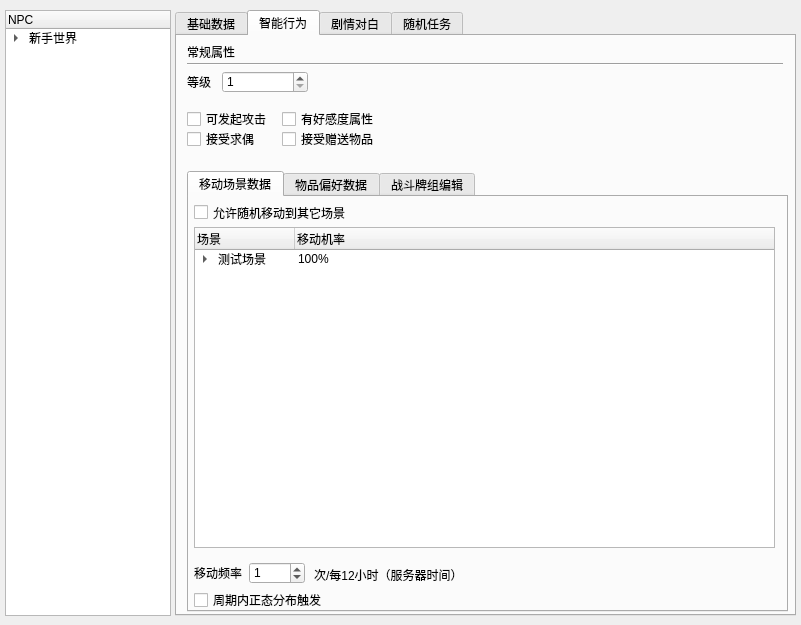
<?xml version="1.0" encoding="UTF-8"?>
<ui version="4.0">
 <class>Form</class>
 <widget class="QWidget" name="Form">
  <property name="geometry">
   <rect>
    <x>0</x>
    <y>0</y>
    <width>801</width>
    <height>625</height>
   </rect>
  </property>
  <property name="windowTitle">
   <string>NPC编辑器</string>
  </property>
  <widget class="QTabWidget" name="tabWidget">
   <property name="geometry">
    <rect>
     <x>175</x>
     <y>10</y>
     <width>621</width>
     <height>606</height>
    </rect>
   </property>
   <property name="currentIndex">
    <number>1</number>
   </property>
   <widget class="QWidget" name="tab">
    <attribute name="title">
     <string>基础数据</string>
    </attribute>
    <widget class="QLabel" name="label">
     <property name="geometry">
      <rect>
       <x>15</x>
       <y>15</y>
       <width>21</width>
       <height>21</height>
      </rect>
     </property>
     <property name="text">
      <string>ID</string>
     </property>
    </widget>
    <widget class="QLineEdit" name="lineEdit">
     <property name="geometry">
      <rect>
       <x>75</x>
       <y>15</y>
       <width>301</width>
       <height>20</height>
      </rect>
     </property>
     <property name="cursorMoveStyle">
      <enum>Qt::LogicalMoveStyle</enum>
     </property>
    </widget>
    <widget class="QLabel" name="label_2">
     <property name="geometry">
      <rect>
       <x>15</x>
       <y>45</y>
       <width>51</width>
       <height>21</height>
      </rect>
     </property>
     <property name="text">
      <string>名字</string>
     </property>
    </widget>
    <widget class="QLineEdit" name="lineEdit_2">
     <property name="geometry">
      <rect>
       <x>75</x>
       <y>45</y>
       <width>301</width>
       <height>20</height>
      </rect>
     </property>
    </widget>
    <widget class="QLabel" name="label_3">
     <property name="geometry">
      <rect>
       <x>15</x>
       <y>75</y>
       <width>51</width>
       <height>21</height>
      </rect>
     </property>
     <property name="text">
      <string>称谓</string>
     </property>
    </widget>
    <widget class="QLineEdit" name="lineEdit_3">
     <property name="geometry">
      <rect>
       <x>75</x>
       <y>75</y>
       <width>301</width>
       <height>20</height>
      </rect>
     </property>
    </widget>
    <widget class="QLineEdit" name="lineEdit_4">
     <property name="geometry">
      <rect>
       <x>75</x>
       <y>105</y>
       <width>261</width>
       <height>20</height>
      </rect>
     </property>
    </widget>
    <widget class="QLabel" name="label_4">
     <property name="geometry">
      <rect>
       <x>15</x>
       <y>105</y>
       <width>51</width>
       <height>21</height>
      </rect>
     </property>
     <property name="text">
      <string>头像文件</string>
     </property>
    </widget>
    <widget class="QToolButton" name="toolButton">
     <property name="geometry">
      <rect>
       <x>340</x>
       <y>105</y>
       <width>37</width>
       <height>21</height>
      </rect>
     </property>
     <property name="text">
      <string>...</string>
     </property>
     <property name="popupMode">
      <enum>QToolButton::DelayedPopup</enum>
     </property>
    </widget>
   </widget>
   <widget class="QWidget" name="">
    <attribute name="title">
     <string>智能行为</string>
    </attribute>
    <widget class="QTabWidget" name="tabWidget_2">
     <property name="geometry">
      <rect>
       <x>10</x>
       <y>135</y>
       <width>601</width>
       <height>441</height>
      </rect>
     </property>
     <property name="currentIndex">
      <number>0</number>
     </property>
     <widget class="QWidget" name="tab_3">
      <attribute name="title">
       <string>移动场景数据</string>
      </attribute>
      <widget class="QCheckBox" name="checkBox_5">
       <property name="geometry">
        <rect>
         <x>5</x>
         <y>5</y>
         <width>196</width>
         <height>21</height>
        </rect>
       </property>
       <property name="text">
        <string>允许随机移动到其它场景</string>
       </property>
      </widget>
      <widget class="QCheckBox" name="checkBox_7">
       <property name="geometry">
        <rect>
         <x>5</x>
         <y>395</y>
         <width>141</width>
         <height>16</height>
        </rect>
       </property>
       <property name="text">
        <string>周期内正态分布触发</string>
       </property>
      </widget>
      <widget class="QLabel" name="label_6">
       <property name="geometry">
        <rect>
         <x>5</x>
         <y>370</y>
         <width>54</width>
         <height>12</height>
        </rect>
       </property>
       <property name="text">
        <string>移动频率</string>
       </property>
      </widget>
      <widget class="QLabel" name="label_7">
       <property name="geometry">
        <rect>
         <x>125</x>
         <y>370</y>
         <width>151</width>
         <height>16</height>
        </rect>
       </property>
       <property name="text">
        <string>次/每12小时（服务器时间）</string>
       </property>
      </widget>
      <widget class="QSpinBox" name="spinBox_2">
       <property name="geometry">
        <rect>
         <x>60</x>
         <y>365</y>
         <width>56</width>
         <height>22</height>
        </rect>
       </property>
       <property name="value">
        <number>1</number>
       </property>
      </widget>
      <widget class="QTreeWidget" name="treeWidget_2">
       <property name="geometry">
        <rect>
         <x>5</x>
         <y>30</y>
         <width>581</width>
         <height>321</height>
        </rect>
       </property>
       <attribute name="headerCascadingSectionResizes">
        <bool>true</bool>
       </attribute>
       <attribute name="headerHighlightSections">
        <bool>true</bool>
       </attribute>
       <attribute name="headerShowSortIndicator" stdset="0">
        <bool>true</bool>
       </attribute>
       <column>
        <property name="text">
         <string>场景</string>
        </property>
       </column>
       <column>
        <property name="text">
         <string>移动机率</string>
        </property>
       </column>
       <item>
        <property name="text">
         <string>测试场景</string>
        </property>
        <property name="text">
         <string>100%</string>
        </property>
        <item>
         <property name="text">
          <string>场景1</string>
         </property>
         <property name="text">
          <string>30%</string>
         </property>
        </item>
        <item>
         <property name="text">
          <string>场景2</string>
         </property>
         <property name="text">
          <string>70%</string>
         </property>
        </item>
       </item>
      </widget>
     </widget>
     <widget class="QWidget" name="tab_4">
      <attribute name="title">
       <string>物品偏好数据</string>
      </attribute>
      <widget class="QTreeWidget" name="treeWidget">
       <property name="geometry">
        <rect>
         <x>5</x>
         <y>30</y>
         <width>586</width>
         <height>361</height>
        </rect>
       </property>
       <attribute name="headerCascadingSectionResizes">
        <bool>true</bool>
       </attribute>
       <attribute name="headerHighlightSections">
        <bool>true</bool>
       </attribute>
       <attribute name="headerShowSortIndicator" stdset="0">
        <bool>true</bool>
       </attribute>
       <column>
        <property name="text">
         <string>分类</string>
        </property>
       </column>
       <column>
        <property name="text">
         <string>权值</string>
        </property>
       </column>
       <item>
        <property name="text">
         <string>武器</string>
        </property>
        <property name="checkState">
         <enum>Checked</enum>
        </property>
        <property name="text">
         <string>0</string>
        </property>
        <item>
         <property name="text">
          <string>生化武器</string>
         </property>
         <property name="checkState">
          <enum>Checked</enum>
         </property>
         <property name="text">
          <string>0</string>
         </property>
        </item>
        <item>
         <property name="text">
          <string>激光武器</string>
         </property>
         <property name="checkState">
          <enum>Checked</enum>
         </property>
         <property name="text">
          <string>0</string>
         </property>
        </item>
       </item>
      </widget>
      <widget class="QLabel" name="label_8">
       <property name="geometry">
        <rect>
         <x>5</x>
         <y>10</y>
         <width>241</width>
         <height>16</height>
        </rect>
       </property>
       <property name="text">
        <string>当NPC拥有好感度属性时，该数据才会有效。</string>
       </property>
      </widget>
     </widget>
     <widget class="QWidget" name="tab_6">
      <attribute name="title">
       <string>战斗牌组编辑</string>
      </attribute>
     </widget>
    </widget>
    <widget class="QCheckBox" name="checkBox_2">
     <property name="geometry">
      <rect>
       <x>105</x>
       <y>75</y>
       <width>101</width>
       <height>16</height>
      </rect>
     </property>
     <property name="text">
      <string>有好感度属性</string>
     </property>
    </widget>
    <widget class="QCheckBox" name="checkBox">
     <property name="geometry">
      <rect>
       <x>10</x>
       <y>75</y>
       <width>106</width>
       <height>16</height>
      </rect>
     </property>
     <property name="text">
      <string>可发起攻击</string>
     </property>
    </widget>
    <widget class="QCheckBox" name="checkBox_3">
     <property name="geometry">
      <rect>
       <x>10</x>
       <y>95</y>
       <width>71</width>
       <height>16</height>
      </rect>
     </property>
     <property name="text">
      <string>接受求偶</string>
     </property>
    </widget>
    <widget class="QLabel" name="label_5">
     <property name="geometry">
      <rect>
       <x>10</x>
       <y>35</y>
       <width>51</width>
       <height>21</height>
      </rect>
     </property>
     <property name="text">
      <string>等级</string>
     </property>
    </widget>
    <widget class="QSpinBox" name="spinBox">
     <property name="geometry">
      <rect>
       <x>45</x>
       <y>35</y>
       <width>86</width>
       <height>22</height>
      </rect>
     </property>
     <property name="minimum">
      <number>1</number>
     </property>
     <property name="maximum">
      <number>120</number>
     </property>
    </widget>
    <widget class="QCheckBox" name="checkBox_4">
     <property name="geometry">
      <rect>
       <x>105</x>
       <y>95</y>
       <width>111</width>
       <height>16</height>
      </rect>
     </property>
     <property name="text">
      <string>接受赠送物品</string>
     </property>
    </widget>
    <widget class="QLabel" name="label_9">
     <property name="geometry">
      <rect>
       <x>10</x>
       <y>5</y>
       <width>51</width>
       <height>21</height>
      </rect>
     </property>
     <property name="text">
      <string>常规属性</string>
     </property>
    </widget>
    <widget class="Line" name="line">
     <property name="geometry">
      <rect>
       <x>10</x>
       <y>20</y>
       <width>596</width>
       <height>16</height>
      </rect>
     </property>
     <property name="orientation">
      <enum>Qt::Horizontal</enum>
     </property>
    </widget>
   </widget>
   <widget class="QWidget" name="tab_2">
    <attribute name="title">
     <string>剧情对白</string>
    </attribute>
   </widget>
   <widget class="QWidget" name="tab_5">
    <attribute name="title">
     <string>随机任务</string>
    </attribute>
   </widget>
  </widget>
  <widget class="QTreeWidget" name="treeWidget_3">
   <property name="geometry">
    <rect>
     <x>5</x>
     <y>10</y>
     <width>166</width>
     <height>606</height>
    </rect>
   </property>
   <column>
    <property name="text">
     <string>NPC</string>
    </property>
   </column>
   <item>
    <property name="text">
     <string>新手世界</string>
    </property>
    <item>
     <property name="text">
      <string>1001 - 老肉鸡</string>
     </property>
    </item>
   </item>
  </widget>
 </widget>
 <resources/>
 <connections/>
</ui>
